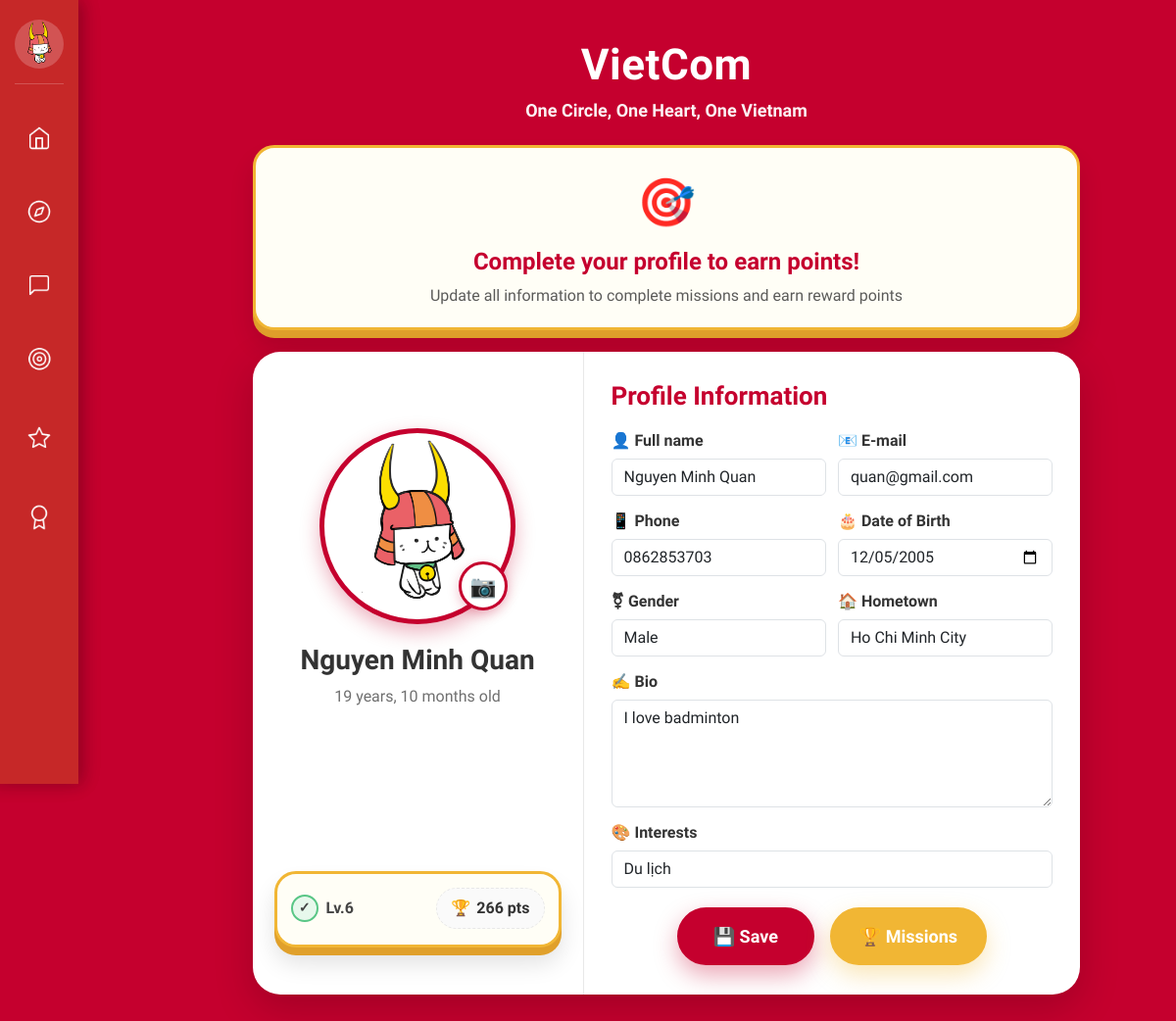
Page /users/profile/update/ (signed in) on the earlier database version.
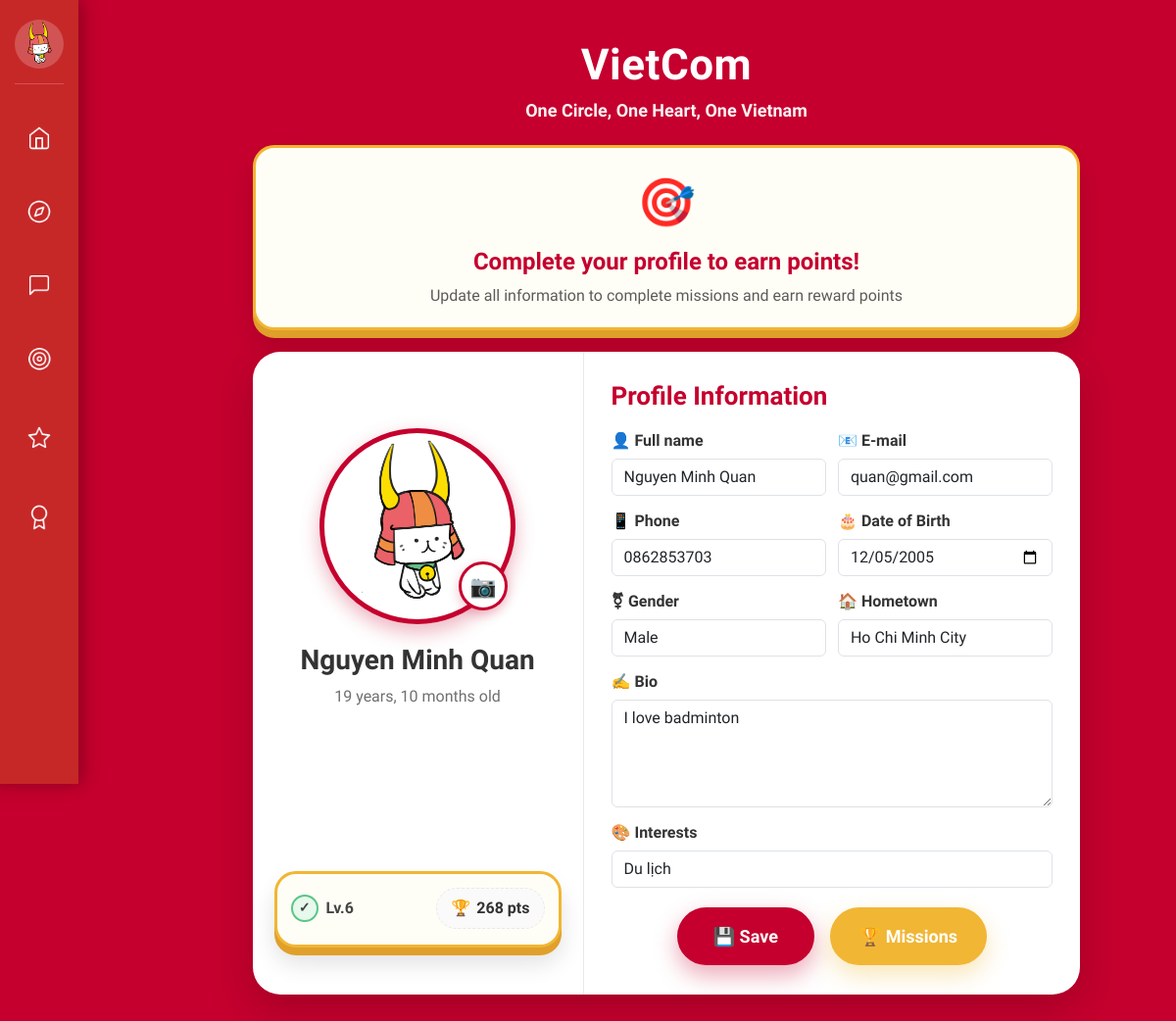
Same page on the later database version.
### users/models.py (models this page shows, shortened)
class User(AbstractUser):
    GENDER_CHOICES = [
        ('male', 'Male'),
        ('female', 'Female'),
        ('other', 'Other'),
        ('not_specified', 'Not specified'),
    ]
    STATUS_CHOICES = [
        ('online', 'Online'),
        ('offline', 'Offline'),
        ('busy', 'Busy'),
        ('away', 'Away'),
        ('available', 'Available for connection'),
    ]
    phone_regex = RegexValidator(
        regex=r'^\+?1?\d{9,15}$',
        message="Phone number must be in the format: '+999999999' or '0999999999'"
    )
    email = models.EmailField(unique=True)
    phone = models.CharField(
        validators=[phone_regex],
        max_length=17,
        unique=True,
        help_text="Phone number must be in the format: '+84xxxxxxxxx' or '0xxxxxxxxx'"
    )
    full_name = models.CharField(max_length=100)
    hometown = models.CharField(max_length=255, blank=True)
    date_of_birth = models.DateField(null=True, blank=True, verbose_name="Date of Birth")
    gender = models.CharField(
        max_length=20,
        choices=GENDER_CHOICES,
        default='not_specified',
        help_text="User's gender"
    )
    bio = models.TextField(
        max_length=500,
        blank=True,
        help_text="Short introduction about yourself (max 500 characters)"
    )
    status = models.CharField(
        max_length=20,
        choices=STATUS_CHOICES,
        default='offline',
        help_text="Current status"
    )
    interests = models.TextField(default='[]', blank=True)
    avatar = models.ImageField(upload_to='avatars/', blank=True)
    latitude = models.FloatField(null=True, blank=True, help_text="Latitude")
    longitude = models.FloatField(null=True, blank=True, help_text="Longitude")
    search_radius = models.FloatField(default=50.0, help_text="Search radius (km)")
    level = models.IntegerField(default=1)
    points = models.IntegerField(default=0)
    is_admin = models.BooleanField(default=False)
    objects = UserManager()
    USERNAME_FIELD = 'email'
    REQUIRED_FIELDS = ['phone', 'full_name']
    class Meta:
        verbose_name = "User"
        verbose_name_plural = "Users"
        ordering = ['-date_joined']

### users/views.py (the view)
# urls.py: path('profile/update/', views.profile_update, name='profile_update'),
@login_required
def profile_update(request):
    if request.method == 'POST':
        form = CustomUserChangeForm(request.POST, request.FILES, instance=request.user)
        if form.is_valid():
            old_avatar = request.user.avatar
            user = form.save()
            if 'avatar' in form.changed_data and user.avatar:
                try:
                    from gamification.views import track_avatar_uploaded
                    track_avatar_uploaded(user)
                except ImportError:
                    pass
            try:
                from gamification.views import track_profile_completed
                track_profile_completed(user)
            except ImportError:
                pass
            messages.success(request, 'Cập nhật hồ sơ thành công!')
            return redirect('profile_update')
        else:
            for field, errors in form.errors.items():
                for error in errors:
                    messages.error(request, f'{field}: {error}')
    else:
        form = CustomUserChangeForm(instance=request.user)
    return render(request, 'users/profile_update.html', {'form': form})

### users/forms.py
class CustomUserChangeForm(UserChangeForm):
    class Meta:
        model = User
        fields = ( 'email', 'full_name', 'phone', 'hometown', 'date_of_birth',
                 'gender', 'bio', 'avatar', 'interests')
        widgets = {
            'email': forms.EmailInput(attrs={'class': 'form-control'}),
            'full_name': forms.TextInput(attrs={'class': 'form-control'}),
            'phone': forms.TextInput(attrs={'class': 'form-control'}),
            'hometown': forms.TextInput(attrs={'class': 'form-control'}),
            'date_of_birth': forms.DateInput(attrs={'class': 'form-control', 'type': 'date'}),
            'gender': forms.Select(attrs={'class': 'form-control'}),
            'bio': forms.Textarea(attrs={
                'class': 'form-control',
                'rows': 4,
                'placeholder': 'Tell us about yourself (max 500 characters)'
            }),
            'avatar': forms.FileInput(attrs={'class': 'form-control'}),
            'interests': forms.TextInput(attrs={
                'class': 'form-control',
                'placeholder': 'Enter interests separated by commas'
            }),
        }

### templates/users/profile_update.html (shortened to what this page needs)
{% extends 'base.html' %}  {% block content %}
<div class="main-container">
  <div class="app-header">
    <h1>VietCom</h1>
    <p>One Circle, One Heart, One Vietnam</p>
  </div>
  <div class="completion-tips">
    <div class="tip-icon">🎯</div>
    <h4>Complete your profile to earn points!</h4>
    <p>Update all information to complete missions and earn reward points</p>
  </div>
  <div class="profile-card">
    <section class="left">
      <div class="avatar-section">
        <div class="avatar-wrap">
          {% if user.avatar %}
          <img
            id="avatar"
            class="avatar"
            src="{{ user.avatar.url }}"
            alt="Avatar"
          />
          {% endif %}
          <label class="upload-btn" title="Upload Avatar" id="uploadButton">
            📷
          </label>
        </div>
        <h3 id="displayName" class="name">
          {% if user.full_name %}{{ user.full_name }}{% else %}{{ user.username}}{% endif %}
        </h3>
        <p id="displayAge" class="age">
          {% if user.date_of_birth %} {{ user.date_of_birth|timesince }} old {% else %} Age {% endif %}
        </p>
      </div>
      <div class="level-section">
        <div class="level-card">
          <div class="level-info">
            <div class="level-badge">
              <span class="level-icon">✓</span>
              <span
                >Lv.<span id="levelNum">{{ user.level|default:1 }}</span></span
              >
            </div>
            <div class="level-distance">
              🏆 <span id="pointsText">{{ user.points|default:0 }} pts</span>
            </div>
          </div>
        </div>
      </div>
    </section>
    <section class="right">
      <h2>Profile Information</h2>
      <form method="post" enctype="multipart/form-data">
        <div class="form-row">
          <div class="form-group">
            <label for="{{ form.full_name.id_for_label }}">👤 Full name</label>
            {{ form.full_name }}
          </div>
          <div class="form-group">
            <label for="{{ form.email.id_for_label }}">📧 E-mail</label>
            {{ form.email }}
          </div>
        </div>
        <div class="form-row">
          <div class="form-group">
            <label for="{{ form.phone.id_for_label }}">📱 Phone</label>
            {{ form.phone }}
          </div>
          <div class="form-group">
            <label for="{{ form.date_of_birth.id_for_label }}"
              >🎂 Date of Birth</label
            >
            {{ form.date_of_birth }}
          </div>
        </div>
        <div class="form-row">
          <div class="form-group">
            <label for="{{ form.gender.id_for_label }}">⚧ Gender</label>
            {{ form.gender }}
          </div>
          <div class="form-group">
            <label for="{{ form.hometown.id_for_label }}">🏠 Hometown</label>
            {{ form.hometown }}
          </div>
        </div>
        <div class="form-group">
          <label for="{{ form.bio.id_for_label }}">✍️ Bio</label>
          {{ form.bio }}
        </div>
        <div class="form-group">
          <label for="{{ form.interests.id_for_label }}">🎨 Interests</label>
          {{ form.interests }}
        </div>
        <div class="actions">
          <button type="submit" class="btn-save">💾 Save</button>
          <a href="{% url 'gamification:mission_list' %}" class="btn-missions"
            >🏆 Missions</a
          >
        </div>
      </form>
    </section>
  </div>
</div>
{% endblock %}

### templates/base.html (shortened to what this page needs)
{% load static %}
<!DOCTYPE html>
<html lang="en">
  <head>
    <link
      href="https://cdn.jsdelivr.net/npm/bootstrap@5.3.0/dist/css/bootstrap.min.css"
      rel="stylesheet"
    />
    <link
      href="https://cdnjs.cloudflare.com/ajax/libs/font-awesome/6.4.0/css/all.min.css"
      rel="stylesheet"
    />
  </head>
  <body>
    <div class="sidebar">
      <div class="profile-section">
        <div class="profile-avatar" id="profile-btn">
          {% if user.avatar %}
          <img
            src="{{ user.avatar.url }}"
            alt="Avatar"
            style="
              width: 100%;
              height: 100%;
              border-radius: 50%;
              object-fit: cover;
            "
          />
          {% else %}
          <i class="fas fa-user"></i>
          {% endif %}
        </div>
      </div>
      <div class="nav-buttons">
        <button class="sidebar-btn" id="home-btn" title="Home">
          <span class="icon-home"></span>
        </button>
        <button class="sidebar-btn" id="social-btn" title="Social Network">
          <span class="icon-social"></span>
        </button>
        <button class="sidebar-btn" id="chat-btn" title="Message">
          <span class="icon-message"></span>
        </button>
        <label for="mission-toggle" class="sidebar-btn" title="Mission">
          <span class="icon-mission"></span>
        </label>
        <label for="event-toggle" class="sidebar-btn" title="Event">
          <span class="icon-event"></span>
        </label>
        <label for="achievement-toggle" class="sidebar-btn" title="Achievement">
          <span class="icon-achievement"></span>
        </label>
      </div>
    </div>
    <div class="panels">
      <div class="content-panel mission-panel">
        <div class="panel-header">Mission</div>
        <div class="panel-content">
          <div class="event-card">
            <h3>Daily Check-in</h3>
            <p>
            </p>
          </div>
          <div class="event-card">
            <h3>Help a Newcomer</h3>
            <p>Guide someone new to the community and earn mentor badges.</p>
          </div>
          <div class="event-card">
            <h3>Share Your Story</h3>
            <p>Tell your journey and inspire others in the community.</p>
          </div>
          <div class="event-card">
            <h3>Local Explorer</h3>
            <p>Discover and review local Vietnamese businesses and services.</p>
          </div>
        </div>
      </div>
      <div class="content-panel event-panel">
        <div class="panel-header">Event</div>
        <div class="panel-content">
          <div class="event-card">
            <h3>🎉 Discover events</h3>
            <p>
            </p>
          </div>
        </div>
      </div>
    <div
      class="main-container"
      style="margin-left: 80px; padding: 20px; min-height: 100vh"
    >
      {% block content %}{% endblock %}
    </div>
  </body>
</html>

Differences in the rows shown:
changed User "Nguyen Minh Quan": points "266" → "268"
